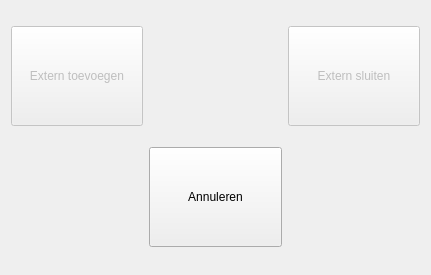
<?xml version="1.0" encoding="UTF-8"?>
<ui version="4.0">
 <class>ExternDialog</class>
 <widget class="QDialog" name="ExternDialog">
  <property name="geometry">
   <rect>
    <x>0</x>
    <y>0</y>
    <width>431</width>
    <height>275</height>
   </rect>
  </property>
  <property name="windowTitle">
   <string>Externen</string>
  </property>
  <layout class="QGridLayout" name="gridLayout">
   <item row="0" column="0">
    <widget class="QPushButton" name="btAddExtern">
     <property name="enabled">
      <bool>false</bool>
     </property>
     <property name="minimumSize">
      <size>
       <width>0</width>
       <height>100</height>
      </size>
     </property>
     <property name="focusPolicy">
      <enum>Qt::NoFocus</enum>
     </property>
     <property name="text">
      <string>Extern toevoegen</string>
     </property>
    </widget>
   </item>
   <item row="0" column="2">
    <widget class="QPushButton" name="btCloseExtern">
     <property name="enabled">
      <bool>false</bool>
     </property>
     <property name="minimumSize">
      <size>
       <width>0</width>
       <height>100</height>
      </size>
     </property>
     <property name="focusPolicy">
      <enum>Qt::NoFocus</enum>
     </property>
     <property name="text">
      <string>Extern sluiten</string>
     </property>
    </widget>
   </item>
   <item row="0" column="1">
    <spacer name="horizontalSpacer">
     <property name="orientation">
      <enum>Qt::Horizontal</enum>
     </property>
     <property name="sizeType">
      <enum>QSizePolicy::Preferred</enum>
     </property>
     <property name="sizeHint" stdset="0">
      <size>
       <width>40</width>
       <height>20</height>
      </size>
     </property>
    </spacer>
   </item>
   <item row="1" column="1">
    <widget class="QPushButton" name="btCancel">
     <property name="minimumSize">
      <size>
       <width>0</width>
       <height>100</height>
      </size>
     </property>
     <property name="focusPolicy">
      <enum>Qt::NoFocus</enum>
     </property>
     <property name="text">
      <string>Annuleren</string>
     </property>
    </widget>
   </item>
  </layout>
 </widget>
 <resources/>
 <connections/>
</ui>
